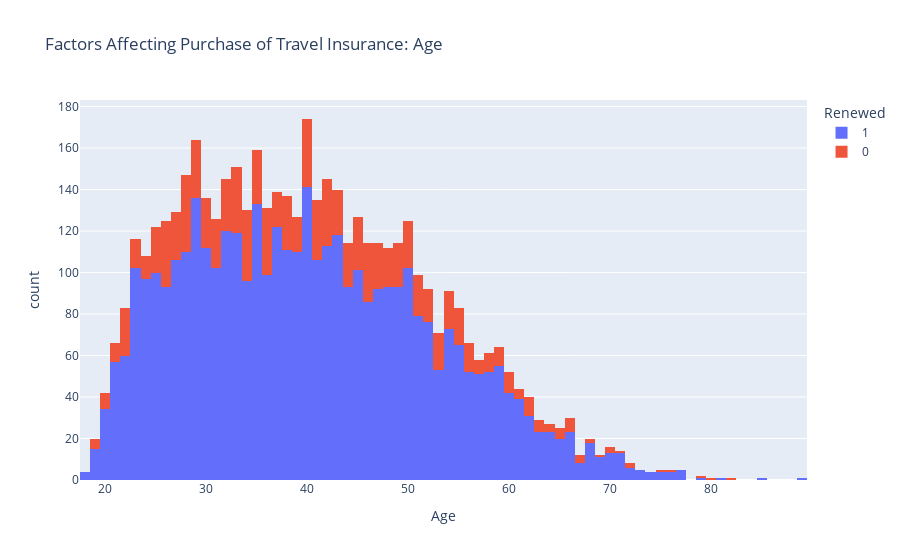

Here is the notebook cell this chart was saved with:
### Code cell
import plotly.express as px
data = dataset
figure = px.histogram(data, x = "Age", 
                      color = "Renewed", 
                      title= "Factors Affecting Purchase of Travel Insurance: Age")
figure.show()

### Figure 1 — Plotly figure (JSON) as saved in the notebook; plotly's stock layout.template omitted (floating-point values rounded to 4 significant figures; data arrays with more than 128 entries replaced by an {"elided": "..."} marker saying what was removed)
{"data": [{"alignmentgroup": "True", "bingroup": "x", "hovertemplate": "Renewed=1<br>Age=%{x}<br>count=%{y}<extra></extra>", "legendgroup": "1", "marker": {"color": "#636efa", "pattern": {"shape": ""}}, "name": "1", "offsetgroup": "1", "orientation": "v", "showlegend": true, "type": "histogram", "x": {"elided": "4028 int values"}, "xaxis": "x", "yaxis": "y"}, {"alignmentgroup": "True", "bingroup": "x", "hovertemplate": "Renewed=0<br>Age=%{x}<br>count=%{y}<extra></extra>", "legendgroup": "0", "marker": {"color": "#EF553B", "pattern": {"shape": ""}}, "name": "0", "offsetgroup": "0", "orientation": "v", "showlegend": true, "type": "histogram", "x": {"elided": "938 int values"}, "xaxis": "x", "yaxis": "y"}], "layout": {"autosize": true, "barmode": "relative", "legend": {"title": {"text": "Renewed"}, "tracegroupgap": 0}, "title": {"text": "Factors Affecting Purchase of Travel Insurance: Age"}, "xaxis": {"anchor": "y", "autorange": true, "domain": [0, 1], "range": [17.5, 89.5], "title": {"text": "Age"}, "type": "linear"}, "yaxis": {"anchor": "x", "autorange": true, "domain": [0, 1], "range": [0, 183.2], "title": {"text": "count"}}}}
